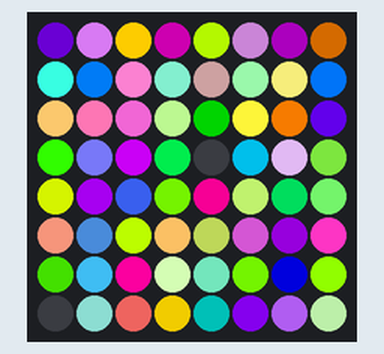
This program was run on a simulated Raspberry Pi (BCM pin numbers) with a Sense HAT. Shown: the Sense HAT's 8×8 RGB LED matrix. Random numbers come from a fixed seed. At 0.0 s the program stops and its outputs stay as they are.

Above: at 0.1 s.

The program:

3_pixel_madness.py
```python
from sense_hat import SenseHat
from time import sleep
from random import randint

sense = SenseHat()

for i in range(8):
    for j in range(8):
        r=randint(0,255)
        g=randint(0,255)
        b=randint(0,255)
        sense.set_pixel(i,j,[r,g,b])
```
